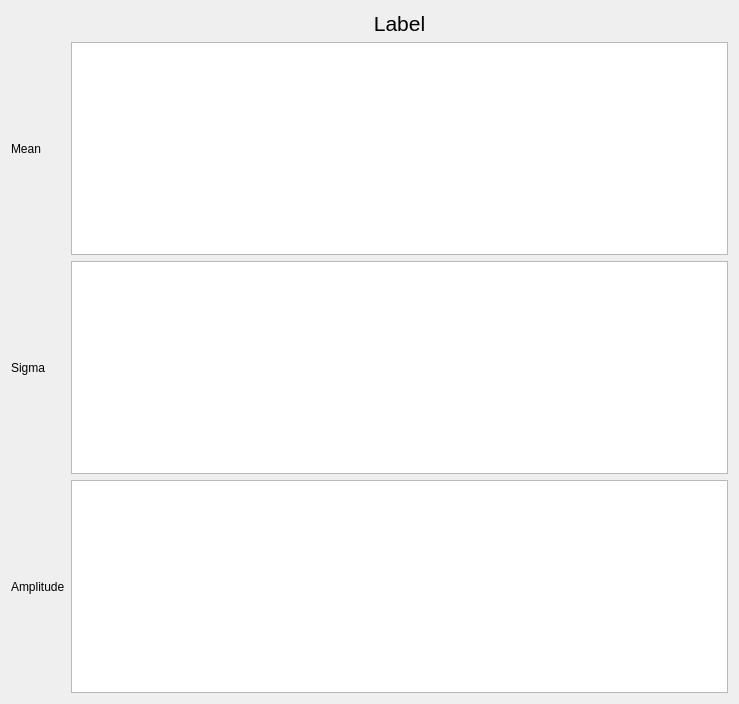
<?xml version="1.0" encoding="UTF-8"?>
<ui version="4.0">
 <class>Form</class>
 <widget class="QWidget" name="Form">
  <property name="geometry">
   <rect>
    <x>0</x>
    <y>0</y>
    <width>739</width>
    <height>704</height>
   </rect>
  </property>
  <property name="windowTitle">
   <string>Form</string>
  </property>
  <layout class="QGridLayout" name="gridLayout_2">
   <item row="0" column="0">
    <layout class="QGridLayout" name="gridLayout">
     <item row="1" column="1">
      <widget class="PlotWidget" name="meanView"/>
     </item>
     <item row="2" column="1">
      <widget class="PlotWidget" name="stddevView"/>
     </item>
     <item row="3" column="1">
      <widget class="PlotWidget" name="ampView"/>
     </item>
     <item row="0" column="1">
      <widget class="QLabel" name="dataLabel">
       <property name="font">
        <font>
         <pointsize>16</pointsize>
        </font>
       </property>
       <property name="text">
        <string>Label</string>
       </property>
       <property name="alignment">
        <set>Qt::AlignCenter</set>
       </property>
      </widget>
     </item>
     <item row="1" column="0">
      <widget class="QLabel" name="label_2">
       <property name="text">
        <string>Mean</string>
       </property>
      </widget>
     </item>
     <item row="2" column="0">
      <widget class="QLabel" name="label_3">
       <property name="text">
        <string>Sigma</string>
       </property>
      </widget>
     </item>
     <item row="3" column="0">
      <widget class="QLabel" name="label_4">
       <property name="text">
        <string>Amplitude</string>
       </property>
      </widget>
     </item>
    </layout>
   </item>
  </layout>
 </widget>
 <customwidgets>
  <customwidget>
   <class>PlotWidget</class>
   <extends>QGraphicsView</extends>
   <header>pyqtgraph</header>
  </customwidget>
 </customwidgets>
 <resources/>
 <connections/>
</ui>
